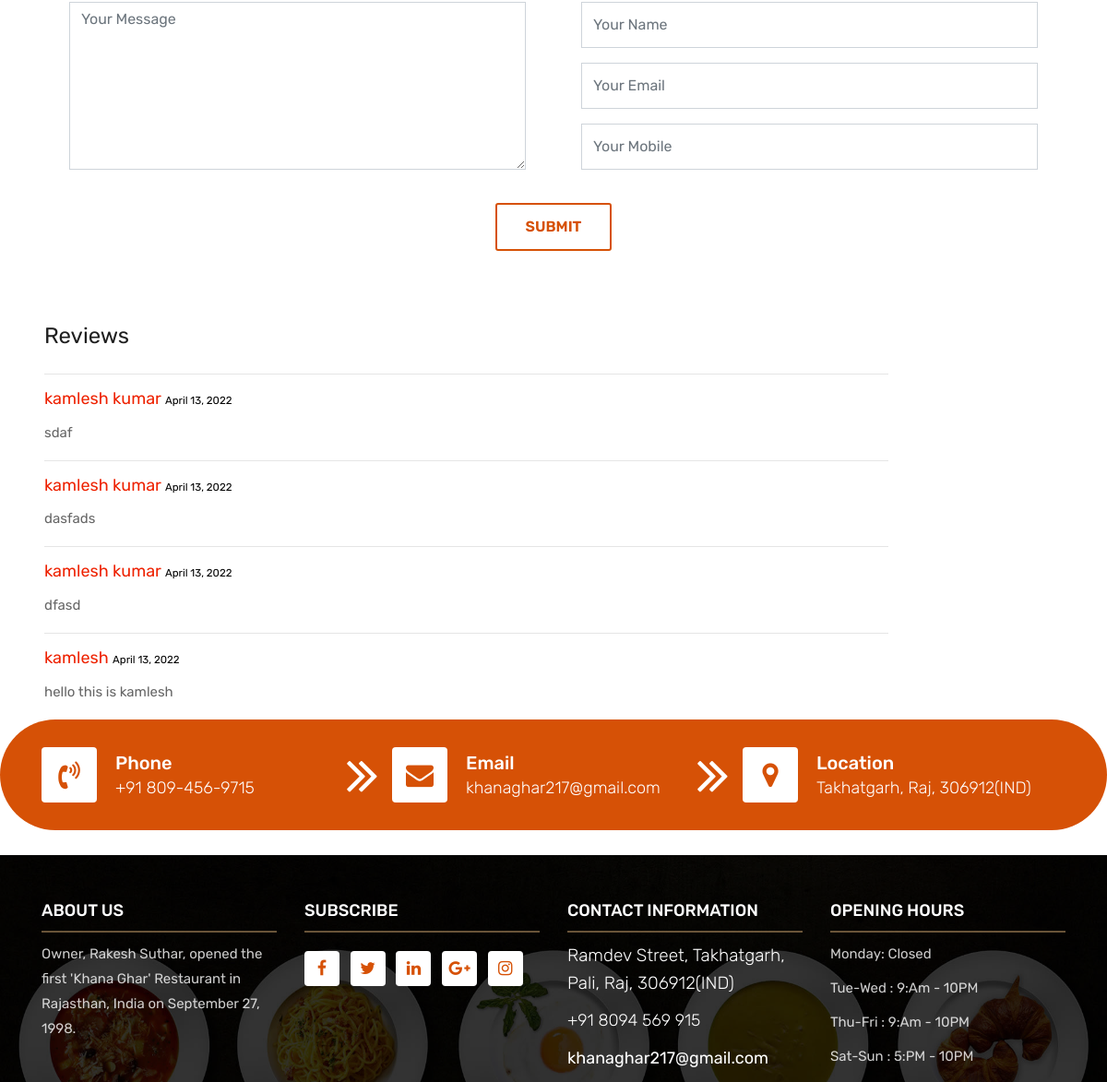
The page /review (lower part) on the database as committed earlier.
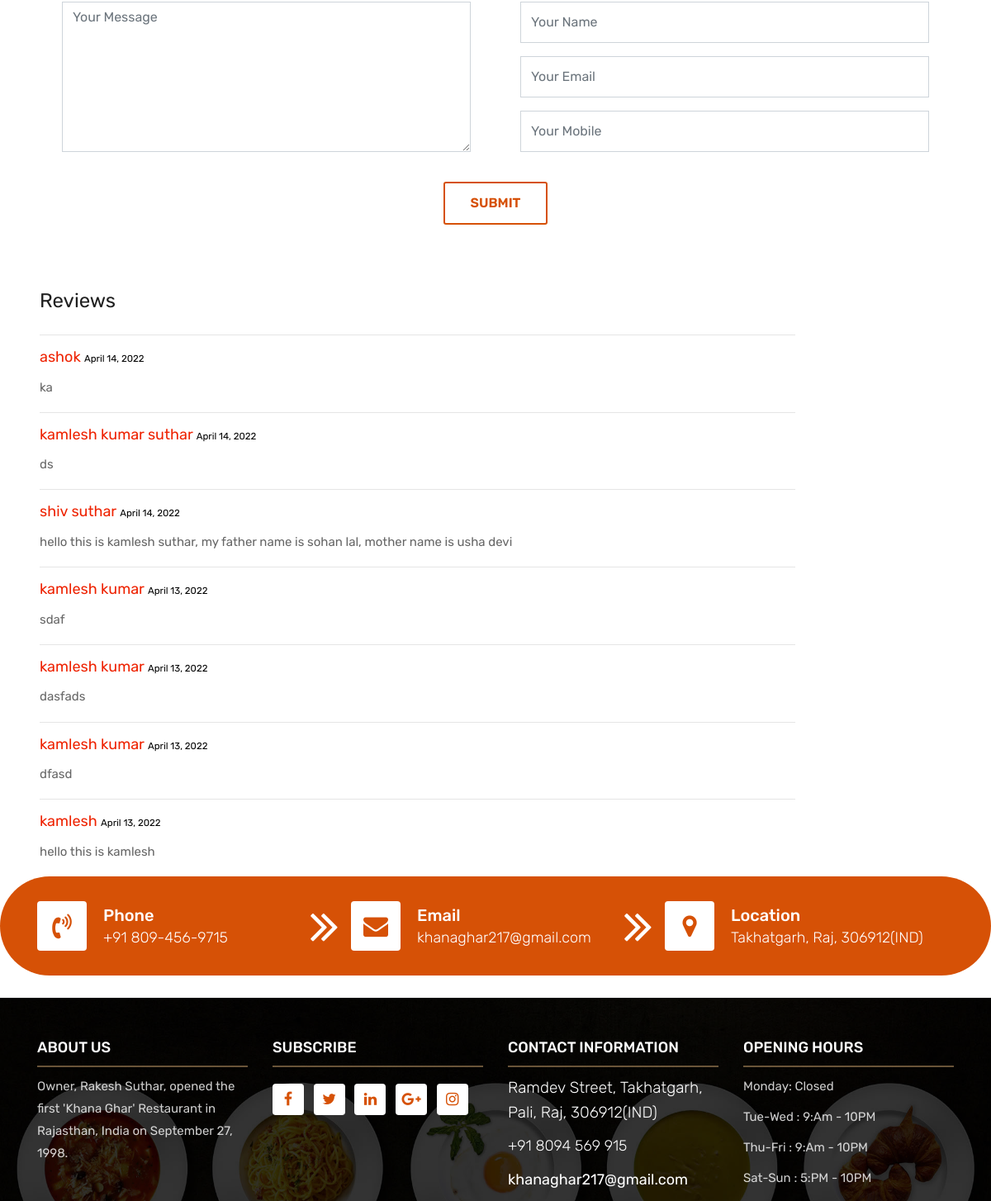
The same page on the database as committed later.
### food/models.py (models this page shows)
class Review(models.Model):
    name=models.CharField( max_length=50)
    email=models.CharField(null=True, max_length=50)
    phone=models.CharField(null=True, max_length=50)
    massage=models.TextField()
    time=models.DateField(auto_now_add=True)

### food/views.py (the view, shortened to what this page needs)
# urls.py: path('review', review , name="review")
def review(request):
    context={
        "Reviews":Review.objects.all()[::-1],
    }
    return render(request, "reviews.html",context)

### templates/reviews.html (shortened to what this page needs)
{% extends 'base.html' %}
{% load static %}
	{% block body%}
<div class="container">
	<div class="reservation-box">
		<div class="container">
			<div class="row">
				<div class="col-lg-12 col-sm-12 col-xs-12">
					<div class="contact-block">
						<form  method="post" action="">
							<div class="row">
								<div class="col-md-6">
									<div class="col-md-12">
										<div class="form-group">
											<textarea  name="massage" class="form-control" id="message" placeholder="Your Message" rows="7" data-error="Write your message" required></textarea>
										</div>
									</div>
								</div>
								<div class="col-md-6">
									<div class="col-md-12">
										<div class="form-group">
											<input type="text" class="form-control" id="name" name="name" placeholder="Your Name" required data-error="Please enter your name">
										</div>
									</div>
									<div class="col-md-12">
										<div class="form-group">
											<input type="email" placeholder="Your Email" id="email" class="form-control" name="email" data-error="Please enter your email">
										</div>
									</div>
									<div class="col-md-12">
										<div class="form-group">
											<input type="tel" pattern="[1-9]{1}[0-9]{9}" placeholder="Your Mobile" id="phone" class="form-control" name="phone" data-error="Please enter your Numbar">
										</div>
									</div>
								</div>
								<div class="col-md-12">
									<div class="submit-button text-center">
										<button class="btn btn-common" id="submit" type="submit">Submit</button>
									</div>
								</div>
							</div>
						</form>
					</div>
				</div>
			</div>
		</div>
	</div>
</div>
{% if Reviews%}
<div class="row px-xl-5">
	<div class="col">
				<div class="row">
					<div class="col-md-10">
						<h1> Reviews</h1>
{% for review in Reviews %}
<hr >
						<h3 style="color:#ee2200;">{{review.name}} <small style="color:black;"><small>  {{review.time}}</small></small> </h3>
					<p>{{review.massage}}</p>
{% endfor %}
					</div>
	</div>
</div>
</div>
{% endif %}
{% endblock %}

Rows that differ between the two databases and show on the page:
added Review: name "ashok", time "April 14, 2022", massage "ka"
added Review: name "kamlesh kumar suthar", time "April 14, 2022", massage "ds"
added Review: name "shiv suthar", time "April 14, 2022", massage "hello this is kamlesh suthar, my father name is sohan lal, mother name is usha devi"
